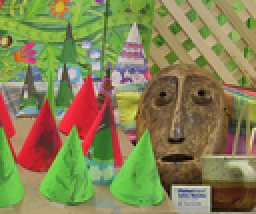
%> input picture Matlab/matlab/im2.png, 128 x 107 px, shrunk from 450 x 375 before the run (shown 2 times larger)
$ octave main.m   (GNU Octave 9; MATLAB toolbox functions it lacks are replaced by stand-ins)
%> lines starting %> are read from the running program, lines starting %| are printed output that depends on the picture
### Matlab/matlab/imshift.m
function [ result ] = imshift( I, disparity )

    [x,y,~] = size(I);
    xStart1 = max(1, (1 - disparity(1)));
    yStart1 = max(1, (1 - disparity(2)));
    xStart2 = max(1, (1 + disparity(1)));
    yStart2 = max(1, (1 + disparity(2)));
    xEnd1 = min(x, x - disparity(1));
    yEnd1 = min(y, y - disparity(2));
    xEnd2 = min(x, x + disparity(1));
    yEnd2 = min(y, y + disparity(2));

    I(xStart2:xEnd2,yStart2:yEnd2,:) = I(xStart1:xEnd1,yStart1:yEnd1,:);
    if (xStart2 == 1)
        I((xEnd2+1):x,:,:) = 0;
    else
        I(1:(xStart2-1),:,:) = 0;
    end
    if (yStart2 == 1)
        I(:,(yEnd2+1):y,:) = 0;
    else
        I(:,1:(yStart2-1),:) = 0;
    end

    result = I;

end

### Matlab/matlab/cost_volume.m
function [ result ] = cost_volume( I_left, I_right, disparity, alpha, T_c, T_g )
%#codegen

    I_right = imshift(I_right, disparity);
    G_left = gradient(I_left) + 0.5;
    G_right = gradient(I_right) + 0.5;
    imwrite(G_left,'gradTmpl.pgm');
    imwrite(G_right,'gradTmpr.pgm');
    G_left = single(imread('gradTmpl.pgm'))/255;
    G_right = single(imread('gradTmpr.pgm'))/255;
    fx_l_1 = flipdim(G_right,2);
    fx_r_1 = flipdim(G_left,2);

    % G matrix
    aG = sqrt(sum((G_left - G_right) .^ 2, 3));

    % M matrix
    aM = sum(abs(I_left - I_right), 3) / 3;

    tmp1 = min(T_c, aM);
    tmp2 = min(T_g, aG);

    % result
    result = alpha * tmp1 + (1 - alpha) * tmp2;

end

### Matlab/matlab/guidedfilter_color.m
function q = guidedfilter_color(I, p, r, eps)
%   GUIDEDFILTER_COLOR   O(1) time implementation of guided filter using a color image as the guidance.
%
%   - guidance image: I (should be a color (RGB) image)
%   - filtering input image: p (should be a gray-scale/single channel image)
%   - local window radius: r
%   - regularization parameter: eps

[hei, wid] = size(p);
N = boxfilter(ones(hei, wid), r); % the size of each local patch; N=(2r+1)^2 except for boundary pixels.

mean_I_r = boxfilter(I(:, :, 1), r) ./ N;
mean_I_g = boxfilter(I(:, :, 2), r) ./ N;
mean_I_b = boxfilter(I(:, :, 3), r) ./ N;

mean_p = boxfilter(p, r) ./ N;

mean_Ip_r = boxfilter(I(:, :, 1).*p, r) ./ N;
mean_Ip_g = boxfilter(I(:, :, 2).*p, r) ./ N;
mean_Ip_b = boxfilter(I(:, :, 3).*p, r) ./ N;

% covariance of (I, p) in each local patch.
cov_Ip_r = mean_Ip_r - mean_I_r .* mean_p;
cov_Ip_g = mean_Ip_g - mean_I_g .* mean_p;
cov_Ip_b = mean_Ip_b - mean_I_b .* mean_p;

% variance of I in each local patch: the matrix Sigma in Eqn (14).
% Note the variance in each local patch is a 3x3 symmetric matrix:
%           rr, rg, rb
%   Sigma = rg, gg, gb
%           rb, gb, bb
var_I_rr = boxfilter(I(:, :, 1).*I(:, :, 1), r) ./ N - mean_I_r .*  mean_I_r;
var_I_rg = boxfilter(I(:, :, 1).*I(:, :, 2), r) ./ N - mean_I_r .*  mean_I_g;
var_I_rb = boxfilter(I(:, :, 1).*I(:, :, 3), r) ./ N - mean_I_r .*  mean_I_b;
var_I_gg = boxfilter(I(:, :, 2).*I(:, :, 2), r) ./ N - mean_I_g .*  mean_I_g;
var_I_gb = boxfilter(I(:, :, 2).*I(:, :, 3), r) ./ N - mean_I_g .*  mean_I_b;
var_I_bb = boxfilter(I(:, :, 3).*I(:, :, 3), r) ./ N - mean_I_b .*  mean_I_b;

a = zeros(hei, wid, 3);
for y=1:hei
    for x=1:wid
        Sigma = [var_I_rr(y, x), var_I_rg(y, x), var_I_rb(y, x);
            var_I_rg(y, x), var_I_gg(y, x), var_I_gb(y, x);
            var_I_rb(y, x), var_I_gb(y, x), var_I_bb(y, x)];
        %Sigma = Sigma + eps * eye(3);

        cov_Ip = [cov_Ip_r(y, x), cov_Ip_g(y, x), cov_Ip_b(y, x)];

        a(y, x, :) = cov_Ip * inv(Sigma + eps * eye(3)); % Eqn. (14) in the paper;
    end
end

b = mean_p - a(:, :, 1) .* mean_I_r - a(:, :, 2) .* mean_I_g - a(:, :, 3) .* mean_I_b; % Eqn. (15) in the paper;

q = (boxfilter(a(:, :, 1), r).* I(:, :, 1)...
+ boxfilter(a(:, :, 2), r).* I(:, :, 2)...
+ boxfilter(a(:, :, 3), r).* I(:, :, 3)...
+ boxfilter(b, r)) ./ N;  % Eqn. (16) in the paper;
end

### Matlab/matlab/boxfilter.m
function imDst = boxfilter(imSrc, r)

%   BOXFILTER   O(1) time box filtering using cumulative sum
%
%   - Definition imDst(x, y)=sum(sum(imSrc(x-r:x+r,y-r:y+r)));
%   - Running time independent of r;
%   - Equivalent to the function: colfilt(imSrc, [2*r+1, 2*r+1], 'sliding', @sum);
%   - But much faster.

[hei, wid] = size(imSrc);
imDst = zeros(size(imSrc));

%cumulative sum over Y axis
imCum = cumsum(imSrc, 1);
%difference over Y axis
imDst(1:r+1, :) = imCum(1+r:2*r+1, :);
imDst(r+2:hei-r, :) = imCum(2*r+2:hei, :) - imCum(1:hei-2*r-1, :);
imDst(hei-r+1:hei, :) = repmat(imCum(hei, :), [r, 1]) - imCum(hei-2*r:hei-r-1, :);

%cumulative sum over X axis
imCum = cumsum(imDst, 2);
%difference over Y axis
imDst(:, 1:r+1) = imCum(:, 1+r:2*r+1);
imDst(:, r+2:wid-r) = imCum(:, 2*r+2:wid) - imCum(:, 1:wid-2*r-1);
imDst(:, wid-r+1:wid) = repmat(imCum(:, wid), [1, r]) - imCum(:, wid-2*r:wid-r-1);
end

### Matlab/matlab/main.m

%Il = imread('31_L.jpg');
%Ir = imread('31_R.jpg');
Il = double(imread('im2.png')) / 256;
Ir = double(imread('im6.png')) / 256;
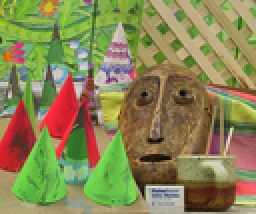
%> input picture Matlab/matlab/im6.png, 128 x 107 px, shrunk from 450 x 375 before the run (shown 2 times larger)

% [20 lines of commented-out code are left out]
[x,y,z] = size(Il);
%> x = 107; y = 128; z = 3

r = 9;
epsilon = 0.0001;
alpha = 0.9;
sig_s = 9;
sig_c = 0.1;
T_c = 0.028 * ones(x,y);
T_g = 0.008 * ones(x,y);
p = [2, 2];
d = [-1, -1];
w = ones(r,r);

C1 = ones(x, y);
Dx = ones(x, y);
Dy = ones(x, y);
for i=1:10

        tmp = cost_volume(Il, Ir, [i i], alpha, T_c, T_g);
%> in imshift, `I(1:(xStart2-1),:,:) = 0;`: I: size 107x128x3 double; mean R, G, B 0.53, 0.515, 0.322
%> in imshift, `I(:,1:(yStart2-1),:) = 0;`:
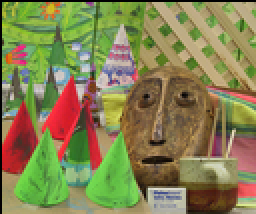
%> I: size 107x128x3 double (shown 2 times larger); mean R, G, B 0.526, 0.511, 0.319
        tmp = guidedfilter_color((Il), (tmp), r, epsilon);
%> in boxfilter, `imDst(:, wid-r+1:wid) = repmat(imCum(:, wid), [1, r]) - imCum(:, wid-2..`: imDst: size 107x128 double; min 100, max 361, mean 332.3
%> in boxfilter (call 2), `imDst(hei-r+1:hei, :) = repmat(imCum(hei, :), [r, 1]) - imCum(hei-2*r:..`: imDst: size 107x128 double; min 2.02, max 16.55, mean 9.38
%> in boxfilter (call 2), `imDst(:, 1:r+1) = imCum(:, 1+r:2*r+1);`: imDst: size 107x128 double; min 2.02, max 250.5, mean 19.9
%> in boxfilter (call 2), `imDst(:, wid-r+1:wid) = repmat(imCum(:, wid), [1, r]) - imCum(:, wid-2..`: imDst: size 107x128 double; min 34.02, max 276, mean 171.5
%> call 3 of boxfilter, with r = 9
%> in boxfilter (call 3), `imDst(hei-r+1:hei, :) = repmat(imCum(hei, :), [r, 1]) - imCum(hei-2*r:..`: imDst: size 107x128 double; min 1.32, max 14.98, mean 9.18
%> in boxfilter (call 3), `imDst(:, 1:r+1) = imCum(:, 1+r:2*r+1);`:
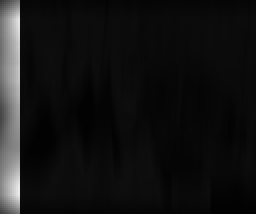
%> imDst: size 107x128 double (shown 2 times larger); min 1.32, max 235.9, mean 19.6
%> in boxfilter (call 3), `imDst(:, wid-r+1:wid) = repmat(imCum(:, wid), [1, r]) - imCum(:, wid-2..`:
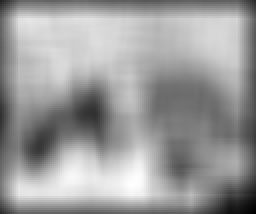
%> imDst: size 107x128 double (shown 2 times larger); min 24.48, max 258.4, mean 167.6; drawn with min black and max white
%> in guidedfilter_color, `mean_I_g = boxfilter(I(:, :, 2), r) ./ N;`:
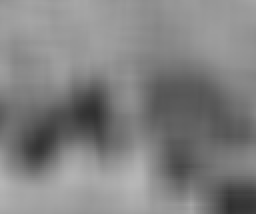
%> mean_I_g: size 107x128 double (shown 2 times larger); min 0.192, max 0.716, mean 0.509
%> call 4 of boxfilter, with r = 9
%> in boxfilter (call 4), `imCum = cumsum(imSrc, 1);`:
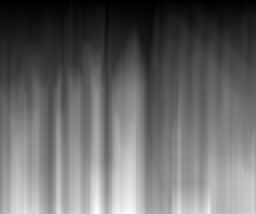
%> imCum: size 107x128 double (shown 2 times larger); min 0.172, max 43.46, mean 17.8; drawn with min black and max white
%> in boxfilter (call 4), `imDst(hei-r+1:hei, :) = repmat(imCum(hei, :), [r, 1]) - imCum(hei-2*r:..`:
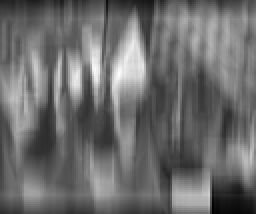
%> imDst: size 107x128 double (shown 2 times larger); min 0.746, max 12.64, mean 5.81; drawn with min black and max white
        indices = find(tmp < C1);
%> indices = 13696 values from 1 to 13696
        C1(indices) = tmp(indices);
        %Dx(indices) = i;
        %Dy(indices) = i;
end
imshow(C1, [])
result = 1;

% [10 lines of commented-out code are left out]
